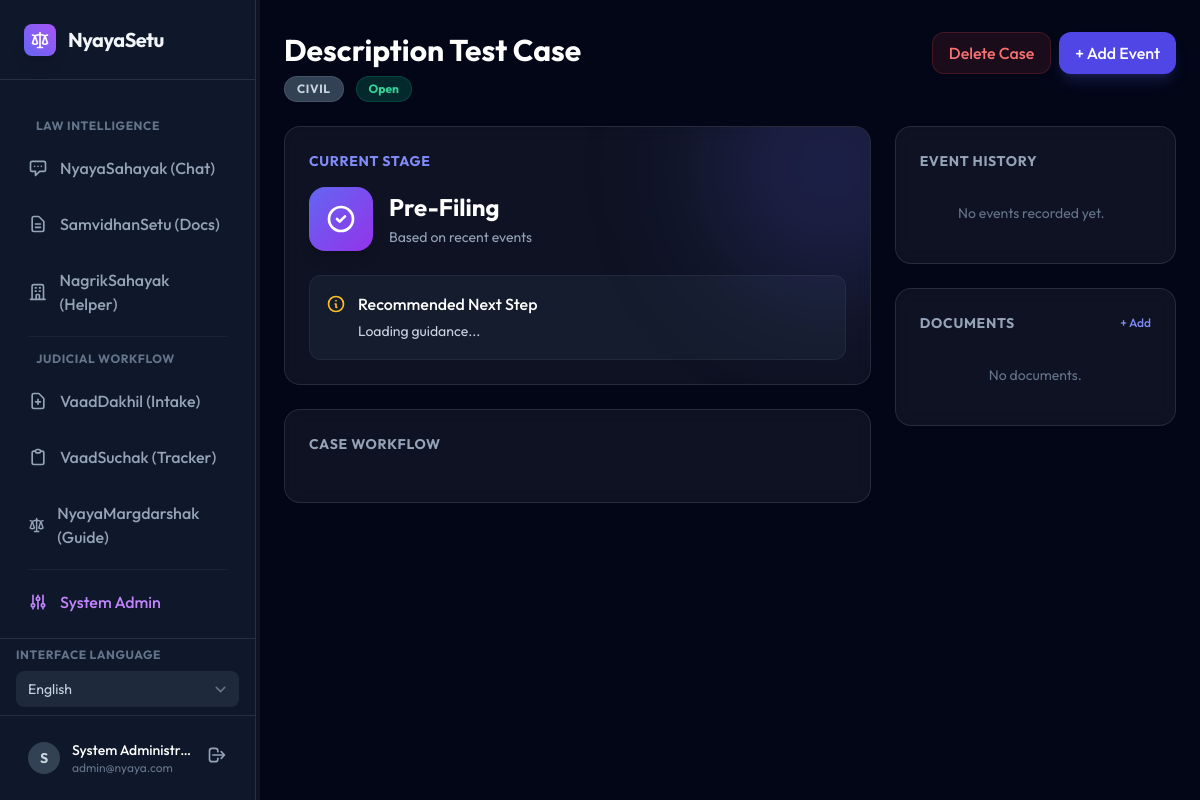
The app's page /cases/1 (signed in), older data.
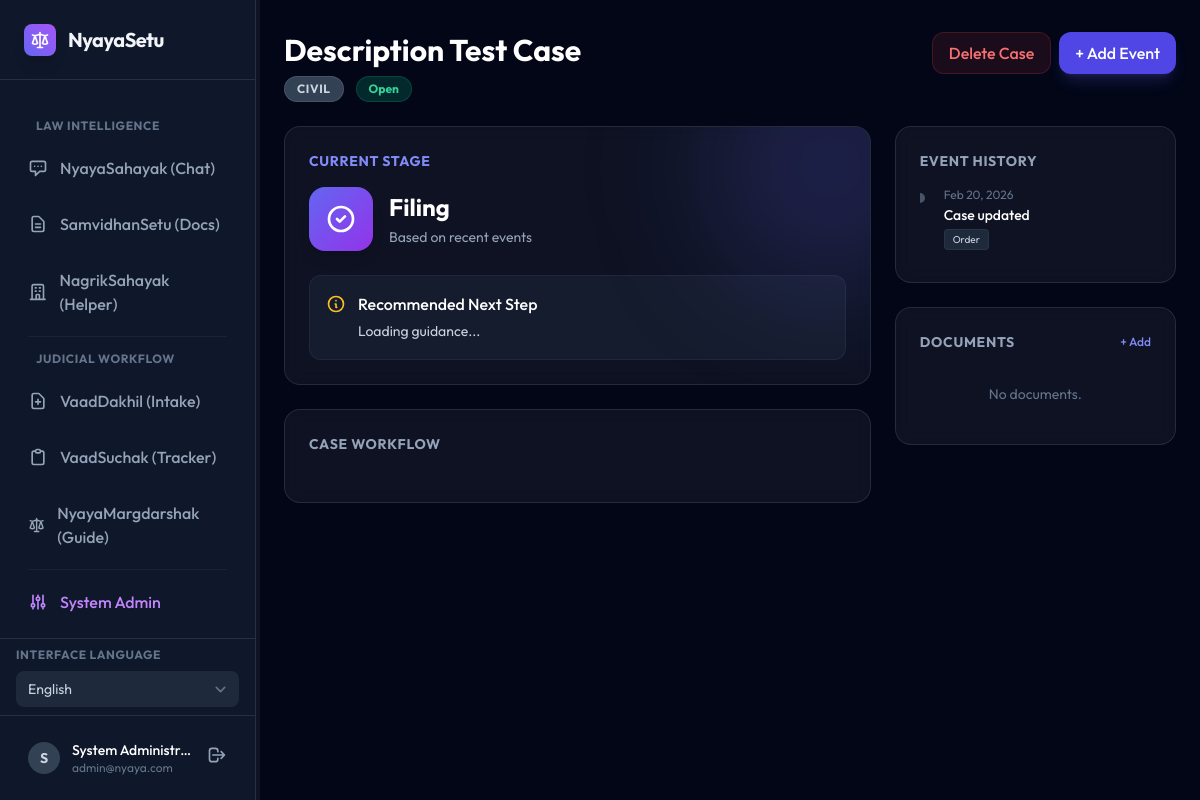
The same page, newer data.
### backend/models.py (models this page shows)
class Case(Base):
    __tablename__ = "cases"
    id = Column(Integer, primary_key=True, index=True)
    user_id = Column(Integer, ForeignKey("users.id"))
    title = Column(String)
    description = Column(Text, nullable=True) # New Field
    case_type = Column(String) # Enum
    status = Column(String, default=CaseStatus.OPEN) # Enum
    current_stage = Column(String, default=CaseStage.PRE_FILING) # Enum
    created_at = Column(DateTime, default=datetime.utcnow)
    updated_at = Column(DateTime, default=datetime.utcnow)
    owner = relationship("User", back_populates="cases")
    events = relationship("CaseEvent", back_populates="case", cascade="all, delete-orphan")
    documents = relationship("CaseDocument", back_populates="case", cascade="all, delete-orphan")

class CaseEvent(Base):
    __tablename__ = "case_events"
    id = Column(Integer, primary_key=True, index=True)
    case_id = Column(Integer, ForeignKey("cases.id"))
    title = Column(String)
    date = Column(DateTime)
    description = Column(Text)
    type = Column(String, default=CaseEventType.OTHER) # CaseEventType Enum
    stage_impact = Column(String, nullable=True) # If set, this event triggers a stage change (CaseStage Enum)
    auto_advance = Column(Boolean, default=True) # Whether to auto-apply the stage change
    case = relationship("Case", back_populates="events")

### backend/routers/pages.py (the view)
@router.get("/cases/{case_id}", response_class=HTMLResponse)
async def get_case_details_page(request: Request, case_id: int, user: models.User = Depends(auth.get_current_user_from_cookie), db: Session = Depends(database.get_db)):
    if not user:
        return RedirectResponse(url="/login")
    case = db.query(models.Case).filter(models.Case.id == case_id, models.Case.user_id == user.id).first()
    if not case:
        raise HTTPException(status_code=404, detail="Case not found")
    next_stage = judicial_engine.get_next_stage(case.current_stage)
    return templates.TemplateResponse("judicial_case_detail.html", {
        "request": request,
        "user": user,
        "case": case,
        "next_stage": next_stage
    })

### templates/judicial_case_detail.html (shortened to what the changed rows need)
{% extends "dashboard_base.html" %}
{% block content %}
<div class="space-y-6">
    <div class="flex justify-between items-start">
        <div class="animate-fade-in-up">
            <h1 class="text-3xl font-bold text-white mb-2">{{ case.title }}</h1>
            <div class="flex items-center gap-3">
                <span
                    class="px-3 py-1 rounded-full text-xs font-bold bg-slate-700 text-slate-300 border border-white/10 uppercase tracking-wider">
                    {{ case.case_type }}
                </span>
                <span class="px-3 py-1 rounded-full text-xs font-bold
                    {% if case.status == 'Open' %}bg-emerald-500/20 text-emerald-400 border border-emerald-500/20
                    {% elif case.status == 'Closed' %}bg-slate-500/20 text-slate-400 border border-slate-500/20
                    {% else %}bg-amber-500/20 text-amber-400 border border-amber-500/20{% endif %}">
                    {{ case.status }}
                </span>
            </div>
        </div>
    </div>
    <div class="grid grid-cols-1 lg:grid-cols-3 gap-6">
        <div class="lg:col-span-2 space-y-6">
            <div class="glass p-6 rounded-2xl border border-white/10 relative overflow-hidden animate-fade-in-up"
                style="animation-delay: 0.1s">
                <div class="flex items-center gap-4 mb-6">
                    <div>
                        <h2 class="text-2xl font-bold text-white">{{ case.current_stage }}</h2>
                        <p class="text-slate-400 text-sm mt-1">Based on recent events</p>
                    </div>
                </div>
            </div>
        </div>
        <div class="space-y-6">
            <div class="glass p-6 rounded-2xl border border-white/10 animate-fade-in-up" style="animation-delay: 0.3s">
                <div class="space-y-4 max-h-[400px] overflow-y-auto custom-scrollbar pr-2">
                    {% for event in case.events|reverse %}
                    <div
                        class="relative pl-6 pb-2 border-l border-slate-700 last:border-0 hover:border-indigo-500/50 transition-colors group">
                        <div
                            class="absolute -left-[5px] top-1.5 w-2.5 h-2.5 rounded-full bg-slate-600 group-hover:bg-indigo-500 transition-colors">
                        </div>
                        <p class="text-xs text-slate-500 mb-0.5">{{ event.date.strftime('%b %d, %Y') }}</p>
                        <h4 class="text-white font-medium text-sm">{{ event.title }}</h4>
                        <span
                            class="inline-block mt-1 px-2 py-0.5 rounded text-[10px] bg-slate-800 text-slate-300 border border-white/5">
                            {{ event.type }}
                        </span>
                    </div>
                    {% else %}
                    <p class="text-slate-500 text-sm text-center py-4">No events recorded yet.</p>
                    {% endfor %}
                </div>
            </div>
        </div>
    </div>
</div>
{% endblock %}

Row changes from the older to the newer data that the page shows:
changed Case "Description Test Case": current_stage "Pre-Filing" → "Filing"
added CaseEvent: date "Feb 20, 2026", title "Case updated", type "Order"
Text that changed along with them:
text no longer shown: "No events recorded yet."
